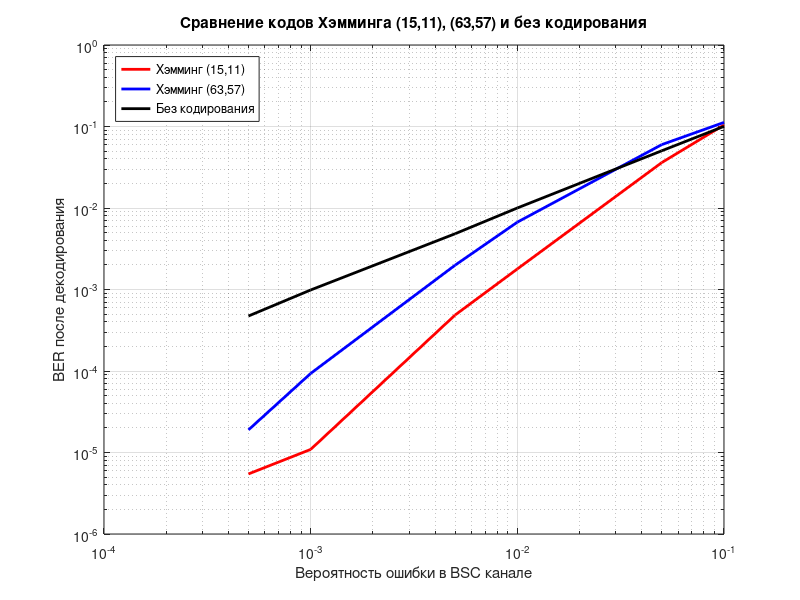

Here is the MATLAB script that generated this plot:
% --- Код Хэмминга (15, 11) ---
r = 4;
[H,G,n,k] = hammgen(r);

disp("Порождающая матрица G (15,11):")
disp(G)

disp("Проверочная матрица H (15,11):")
disp(H)

% --- Кодирование информационного вектора ---
info_vector = [1 0 1 1 1 1 0 1 0 1 1];
codeword = encode(info_vector, n, k, 'hamming');

disp("Закодированный вектор:")
disp(codeword)

% --- Десятичное представление ---
decimal_value = bi2de(info_vector);

disp("Десятичное представление информационного вектора:")
disp(decimal_value)

% --- Кодирование в десятичном режиме ---
decimal_codeword = encode(decimal_value, n, k, 'hamming/decimal');

disp("Закодированный вектор в десятичном режиме:")
disp(decimal_codeword)

% --- Внесение ошибки и декодирование ---
err_pos = 10;
codeword_with_error = codeword;
codeword_with_error(err_pos) = ~codeword_with_error(err_pos);

decoded_vector = decode(codeword_with_error, n, k, 'hamming');

disp("Декодированный вектор:")
disp(decoded_vector)


% --- Коды Хэмминга для сравнения методом Монте-Карло ---
r1 = 4;
r2 = 6;
[H1,G1,n1,k1] = hammgen(r1);
[H2,G2,n2,k2] = hammgen(r2);

p = [5e-4 1e-3 5e-3 1e-2 5e-2 1e-1];
stat = zeros(4, 6);

for i = 1:6
    % --- Код Хэмминга (15, 11) ---
    msg1 = randi([0 1], 1e5, k1);
    menc1 = encode(msg1, n1, k1, 'hamming');
    mrec1 = bsc(menc1, p(i));
    mdec1 = decode(mrec1, n1, k1, 'hamming');
    [~, stat(1,i)] = biterr(msg1, mdec1);

    % --- Код Хэмминга (63, 57) ---
    msg2 = randi([0 1], 1e5, k2);
    menc2 = encode(msg2, n2, k2, 'hamming');
    mrec2 = bsc(menc2, p(i));
    mdec2 = decode(mrec2, n2, k2, 'hamming');
    [~, stat(2,i)] = biterr(msg2, mdec2);

    % --- Без кодирования ---
    mrec3 = bsc(msg1, p(i));
    [~, stat(3,i)] = biterr(msg1, mrec3);
end

% --- Построение графика ---
figure;
loglog(p, stat(1,:), 'r', 'LineWidth', 2);
hold on;
loglog(p, stat(2,:), 'b', 'LineWidth', 2);
loglog(p, stat(3,:), 'k', 'LineWidth', 2);
hold off;

title('Сравнение кодов Хэмминга (15,11), (63,57) и без кодирования');
xlabel('Вероятность ошибки в BSC канале');
ylabel('BER после декодирования');
legend('Хэмминг (15,11)', 'Хэмминг (63,57)', 'Без кодирования', 'Location', 'northwest');
grid on;
